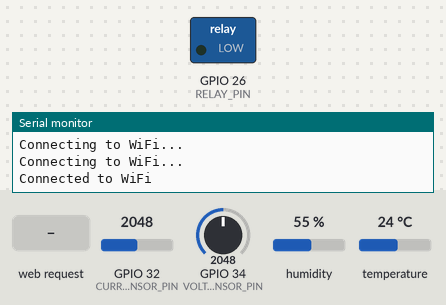
Bench run of a sketch on a simulated ESP32. Shown: switched loads named in the sketch (green lamp = pin HIGH), the last lines printed to the serial monitor. Inputs (shaded band) come from the test bench; at power-on: GPIO 32 (CURRENT_SENSOR_PIN) = 2048, GPIO 34 (VOLTAGE_SENSOR_PIN) = 2048, humidity 55 %, temperature 24 °C. WiFi joins after 1.5 s; servers stay silent unless stated; web services answer with replies made up by the test bench.

Above: at 3.2 s.
3.3 s: HTTP request GET /toggle?relayState=1 received
At 4.5 s:
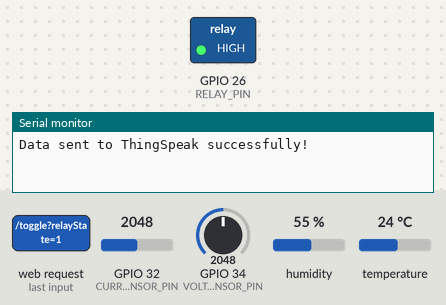
4.8 s: HTTP request GET /toggle?relayState=0 received
At 5.7 s:
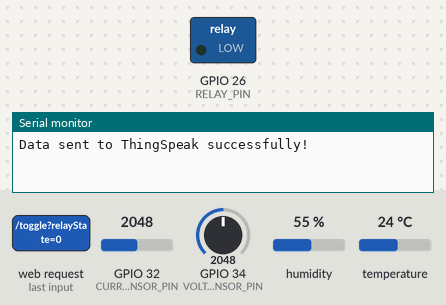
Timing chart, 0 to 7.8 s (numbered marks = the images above; inputs shaded):
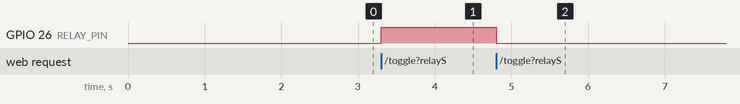

The sketch:

esp.ino
```cpp
#include <SPI.h>
#include <Wire.h>
#include <DHT.h>
#include <WiFi.h>
#include <HTTPClient.h>
#include <ESPAsyncWebServer.h>

const char* ssid = "Amit";
const char* password = "12345678";

const String apiKey = "44KHEVR7MG48QPAP";
const char* thingSpeakServer = "api.thingspeak.com";

#define DHT11PIN 18
#define DHTTYPE DHT11
#define RELAY_PIN 26
#define VOLTAGE_SENSOR_PIN 34
#define CURRENT_SENSOR_PIN 32

DHT dht(DHT11PIN, DHTTYPE);

int adc_max = 760;
int adc_min = 261;
float volt_multi = 231.0;
float volt_multi_p;
float volt_multi_n;

int mVperAmp = 185;

AsyncWebServer server(80);

bool relayState = false;

void setup() {
  Serial.begin(9600);

  dht.begin();

  pinMode(RELAY_PIN, OUTPUT);
  digitalWrite(RELAY_PIN, LOW);

  volt_multi_p = volt_multi * 1.4142;
  volt_multi_n = -volt_multi_p;

  WiFi.begin(ssid, password);
  while (WiFi.status() != WL_CONNECTED) {
    delay(1000);
    Serial.println("Connecting to WiFi...");
  }
  Serial.println("Connected to WiFi");

  server.on("/", HTTP_GET, [](AsyncWebServerRequest *request){
    String html = "<html><head><title>Relay Control</title><style>body { font-family: Arial, sans-serif; }</style></head><body><h1>Relay Control</h1>";
    html += "<label for='relayToggle'>Relay</label>";
    html += "<input type='checkbox' id='relayToggle' onclick='toggleRelay()' ";
    if (relayState) {
      html += "checked";
    }
    html += "><br>";
    html += "<script>function toggleRelay() {var x = document.getElementById('relayToggle');fetch('/toggle?relayState=' + (x.checked ? 1 : 0));}</script>";
    html += "</body></html>";
    request->send(200, "text/html", html);
  });

  server.on("/toggle", HTTP_GET, [](AsyncWebServerRequest *request){
    String state = request->getParam("relayState")->value();
    relayState = (state == "1");
    digitalWrite(RELAY_PIN, relayState ? HIGH : LOW);
    request->send(200, "text/plain", "Relay toggled");
  });

  server.begin();
}

void loop() {
  if (WiFi.status() == WL_CONNECTED) {
    float temperature = dht.readTemperature();
    float humidity = dht.readHumidity();
    float voltage = get_voltage();
    float current = get_current();

    Serial.print("Temperature: ");
    Serial.print(temperature);
    Serial.println(" °C");

    Serial.print("Humidity: ");
    Serial.print(humidity);
    Serial.println(" %");

    Serial.print("Voltage: ");
    Serial.print(voltage, 2);
    Serial.println(" V");

    Serial.print("Current: ");
    Serial.print(current, 2);
    Serial.println(" A");

    sendDataToThingSpeak(temperature, humidity, voltage, current);

    delay(10000);
  } else {
    Serial.println("WiFi Disconnected! Reconnecting...");
    WiFi.begin(ssid, password);
  }
}

void sendDataToThingSpeak(float temperature, float humidity, float voltage, float current) {
  if (WiFi.status() == WL_CONNECTED) {
    HTTPClient http;

    String url = "http://api.thingspeak.com/update?api_key=" + apiKey;
    url += "&field1=" + String(temperature);
    url += "&field2=" + String(humidity);
    url += "&field3=" + String(voltage, 2);
    url += "&field4=" + String(current, 2);

    Serial.println("Sending data to ThingSpeak...");
    Serial.println(url);

    http.begin(url);
    int httpResponseCode = http.GET();

    if (httpResponseCode == 200) {
      Serial.println("Data sent to ThingSpeak successfully!");
    } else {
      Serial.print("Error code: ");
      Serial.println(httpResponseCode);
    }
    http.end();
  } else {
    Serial.println("WiFi Disconnected! Unable to send data to ThingSpeak.");
  }
}

float get_voltage() {
  float adc_sample;
  float volt_inst = 0;
  float sum = 0;
  float volt_rms;
  long init_time = millis();
  int N = 0;

  while ((millis() - init_time) < 500) {
    adc_sample = analogRead(VOLTAGE_SENSOR_PIN);
    volt_inst = map(adc_sample, adc_min, adc_max, volt_multi_n, volt_multi_p);
    sum += sq(volt_inst);
    N++;
    delay(1);
  }

  volt_rms = sqrt(sum / N);
  volt_rms = volt_rms * 2.9 / 4.64;
  if (volt_rms >= 300) {
    volt_rms = 0;
  }
  return volt_rms;
}


float get_current() {
  float result;
  int readValue;
  int maxValue = 0;
  int minValue = 4096;

  uint32_t start_time = millis();
  while ((millis() - start_time) < 1000) {
    readValue = analogRead(CURRENT_SENSOR_PIN);
    maxValue = max(maxValue, readValue);
    minValue = min(minValue, readValue);
  }

  result = ((maxValue - minValue) * 3.3) / 4096.0;
  float VRMS = (result / 2.0) * 0.707;
  float AmpsRMS = ((VRMS * 1000.0) / mVperAmp) - 0.3;

  AmpsRMS *= 2;
  if (AmpsRMS > 0.70) {
    AmpsRMS = 0;
  }
  if (AmpsRMS < 0) {
    AmpsRMS = -AmpsRMS;
  }

  return AmpsRMS;
}
```

Measured:
- after the input at 3.3 s, GPIO 26 (RELAY_PIN): LOW → HIGH at once
- after the input at 4.8 s, GPIO 26 (RELAY_PIN): HIGH → LOW at once
